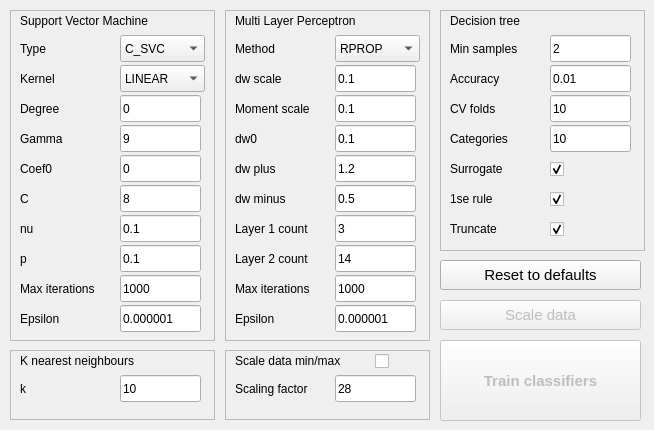
   <widget class="QWidget" name="trainingTab">
    <attribute name="title">
     <string>Training</string>
    </attribute>
    <widget class="QPushButton" name="trainButton">
     <property name="enabled">
      <bool>false</bool>
     </property>
     <property name="geometry">
      <rect>
       <x>440</x>
       <y>340</y>
       <width>201</width>
       <height>81</height>
      </rect>
     </property>
     <property name="font">
      <font>
       <pointsize>11</pointsize>
       <weight>75</weight>
       <bold>true</bold>
      </font>
     </property>
     <property name="text">
      <string>Train classifiers</string>
     </property>
    </widget>
    <widget class="QFrame" name="frame">
     <property name="geometry">
      <rect>
       <x>10</x>
       <y>10</y>
       <width>205</width>
       <height>331</height>
      </rect>
     </property>
     <property name="frameShape">
      <enum>QFrame::StyledPanel</enum>
     </property>
     <property name="frameShadow">
      <enum>QFrame::Raised</enum>
     </property>
     <widget class="QLabel" name="label_4">
      <property name="geometry">
       <rect>
        <x>10</x>
        <y>0</y>
        <width>171</width>
        <height>21</height>
       </rect>
      </property>
      <property name="text">
       <string>Support Vector Machine</string>
      </property>
     </widget>
     <widget class="QLabel" name="label_13">
      <property name="geometry">
       <rect>
        <x>10</x>
        <y>300</y>
        <width>67</width>
        <height>17</height>
       </rect>
      </property>
      <property name="text">
       <string>Epsilon</string>
      </property>
     </widget>
     <widget class="QLineEdit" name="SVMcoef0">
      <property name="geometry">
       <rect>
        <x>110</x>
        <y>145</y>
        <width>81</width>
        <height>27</height>
       </rect>
      </property>
      <property name="text">
       <string>0</string>
      </property>
     </widget>
     <widget class="QLabel" name="label_8">
      <property name="geometry">
       <rect>
        <x>10</x>
        <y>120</y>
        <width>67</width>
        <height>17</height>
       </rect>
      </property>
      <property name="text">
       <string>Gamma</string>
      </property>
     </widget>
     <widget class="QLabel" name="label_5">
      <property name="geometry">
       <rect>
        <x>10</x>
        <y>30</y>
        <width>81</width>
        <height>17</height>
       </rect>
      </property>
      <property name="text">
       <string>Type</string>
      </property>
     </widget>
     <widget class="QLineEdit" name="SVMiter">
      <property name="geometry">
       <rect>
        <x>110</x>
        <y>265</y>
        <width>81</width>
        <height>27</height>
       </rect>
      </property>
      <property name="text">
       <string>1000</string>
      </property>
     </widget>
     <widget class="QLabel" name="label_11">
      <property name="geometry">
       <rect>
        <x>10</x>
        <y>210</y>
        <width>67</width>
        <height>17</height>
       </rect>
      </property>
      <property name="text">
       <string>nu</string>
      </property>
     </widget>
     <widget class="QComboBox" name="SVMtype">
      <property name="geometry">
       <rect>
        <x>110</x>
        <y>25</y>
        <width>85</width>
        <height>27</height>
       </rect>
      </property>
      <property name="currentIndex">
       <number>0</number>
      </property>
      <item>
       <property name="text">
        <string>C_SVC</string>
       </property>
      </item>
      <item>
       <property name="text">
        <string>NU_SVC</string>
       </property>
      </item>
      <item>
       <property name="text">
        <string>EPS_SVR</string>
       </property>
      </item>
      <item>
       <property name="text">
        <string>NU_SVR</string>
       </property>
      </item>
     </widget>
     <widget class="QLabel" name="label_10">
      <property name="geometry">
       <rect>
        <x>10</x>
        <y>180</y>
        <width>67</width>
        <height>17</height>
       </rect>
      </property>
      <property name="text">
       <string>C</string>
      </property>
     </widget>
     <widget class="QLineEdit" name="SVMnu">
      <property name="geometry">
       <rect>
        <x>110</x>
        <y>205</y>
        <width>81</width>
        <height>27</height>
       </rect>
      </property>
      <property name="text">
       <string>0.1</string>
      </property>
     </widget>
     <widget class="QLabel" name="label_12">
      <property name="geometry">
       <rect>
        <x>10</x>
        <y>240</y>
        <width>67</width>
        <height>17</height>
       </rect>
      </property>
      <property name="text">
       <string>p</string>
      </property>
     </widget>
     <widget class="QLineEdit" name="SVMp">
      <property name="geometry">
       <rect>
        <x>110</x>
        <y>235</y>
        <width>81</width>
        <height>27</height>
       </rect>
      </property>
      <property name="text">
       <string>0.1</string>
      </property>
     </widget>
     <widget class="QLineEdit" name="SVMgamma">
      <property name="geometry">
       <rect>
        <x>110</x>
        <y>115</y>
        <width>81</width>
        <height>27</height>
       </rect>
      </property>
      <property name="text">
       <string>9</string>
      </property>
     </widget>
     <widget class="QLabel" name="label_14">
      <property name="geometry">
       <rect>
        <x>10</x>
        <y>270</y>
        <width>101</width>
        <height>17</height>
       </rect>
      </property>
      <property name="text">
       <string>Max iterations</string>
      </property>
     </widget>
     <widget class="QLineEdit" name="SVMdegree">
      <property name="geometry">
       <rect>
        <x>110</x>
        <y>85</y>
        <width>81</width>
        <height>27</height>
       </rect>
      </property>
      <property name="text">
       <string>0</string>
      </property>
     </widget>
     <widget class="QComboBox" name="SVMkernel">
      <property name="geometry">
       <rect>
        <x>110</x>
        <y>55</y>
        <width>85</width>
        <height>27</height>
       </rect>
      </property>
      <item>
       <property name="text">
        <string>LINEAR</string>
       </property>
      </item>
      <item>
       <property name="text">
        <string>POLY</string>
       </property>
      </item>
      <item>
       <property name="text">
        <string>RBF</string>
       </property>
      </item>
      <item>
       <property name="text">
        <string>SIGMOID</string>
       </property>
      </item>
     </widget>
     <widget class="QLabel" name="label_7">
      <property name="geometry">
       <rect>
        <x>10</x>
        <y>90</y>
        <width>67</width>
        <height>17</height>
       </rect>
      </property>
      <property name="text">
       <string>Degree</string>
      </property>
     </widget>
     <widget class="QLabel" name="label_9">
      <property name="enabled">
       <bool>true</bool>
      </property>
      <property name="geometry">
       <rect>
        <x>10</x>
        <y>150</y>
        <width>67</width>
        <height>17</height>
       </rect>
      </property>
      <property name="text">
       <string>Coef0</string>
      </property>
     </widget>
     <widget class="QLineEdit" name="SVMc">
      <property name="geometry">
       <rect>
        <x>110</x>
        <y>175</y>
        <width>81</width>
        <height>27</height>
       </rect>
      </property>
      <property name="text">
       <string>8</string>
      </property>
     </widget>
     <widget class="QLineEdit" name="SVMeps">
      <property name="geometry">
       <rect>
        <x>110</x>
        <y>295</y>
        <width>81</width>
        <height>27</height>
       </rect>
      </property>
      <property name="text">
       <string>0.000001</string>
      </property>
     </widget>
     <widget class="QLabel" name="label_6">
      <property name="geometry">
       <rect>
        <x>10</x>
        <y>60</y>
        <width>81</width>
        <height>17</height>
       </rect>
      </property>
      <property name="text">
       <string>Kernel</string>
      </property>
     </widget>
    </widget>
    <widget class="QFrame" name="frame_2">
     <property name="geometry">
      <rect>
       <x>225</x>
       <y>10</y>
       <width>205</width>
       <height>331</height>
      </rect>
     </property>
     <property name="frameShape">
      <enum>QFrame::StyledPanel</enum>
     </property>
     <property name="frameShadow">
      <enum>QFrame::Raised</enum>
     </property>
     <widget class="QLabel" name="label_26">
      <property name="geometry">
       <rect>
        <x>10</x>
        <y>0</y>
        <width>171</width>
        <height>21</height>
       </rect>
      </property>
      <property name="text">
       <string>Multi Layer Perceptron</string>
      </property>
     </widget>
     <widget class="QLabel" name="label_27">
      <property name="geometry">
       <rect>
        <x>10</x>
        <y>300</y>
        <width>67</width>
        <height>17</height>
       </rect>
      </property>
      <property name="text">
       <string>Epsilon</string>
      </property>
     </widget>
     <widget class="QLineEdit" name="MLPdwplus">
      <property name="geometry">
       <rect>
        <x>110</x>
        <y>145</y>
        <width>81</width>
        <height>27</height>
       </rect>
      </property>
      <property name="text">
       <string>1.2</string>
      </property>
     </widget>
     <widget class="QLabel" name="label_28">
      <property name="geometry">
       <rect>
        <x>10</x>
        <y>120</y>
        <width>67</width>
        <height>17</height>
       </rect>
      </property>
      <property name="text">
       <string>dw0</string>
      </property>
     </widget>
     <widget class="QLabel" name="label_29">
      <property name="geometry">
       <rect>
        <x>10</x>
        <y>30</y>
        <width>81</width>
        <height>17</height>
       </rect>
      </property>
      <property name="text">
       <string>Method</string>
      </property>
     </widget>
     <widget class="QLineEdit" name="MLPiter">
      <property name="geometry">
       <rect>
        <x>110</x>
        <y>265</y>
        <width>81</width>
        <height>27</height>
       </rect>
      </property>
      <property name="text">
       <string>1000</string>
      </property>
     </widget>
     <widget class="QLabel" name="label_30">
      <property name="geometry">
       <rect>
        <x>10</x>
        <y>210</y>
        <width>91</width>
        <height>17</height>
       </rect>
      </property>
      <property name="text">
       <string>Layer 1 count</string>
      </property>
     </widget>
     <widget class="QComboBox" name="MLPmethod">
      <property name="geometry">
       <rect>
        <x>110</x>
        <y>25</y>
        <width>85</width>
        <height>27</height>
       </rect>
      </property>
      <property name="currentIndex">
       <number>0</number>
      </property>
      <item>
       <property name="text">
        <string>RPROP</string>
       </property>
      </item>
      <item>
       <property name="text">
        <string>BACKPROP</string>
       </property>
      </item>
     </widget>
     <widget class="QLabel" name="label_31">
      <property name="geometry">
       <rect>
        <x>10</x>
        <y>180</y>
        <width>67</width>
        <height>17</height>
       </rect>
      </property>
      <property name="text">
       <string>dw minus</string>
      </property>
     </widget>
     <widget class="QLineEdit" name="MLPlayer1">
      <property name="geometry">
       <rect>
        <x>110</x>
        <y>205</y>
        <width>81</width>
        <height>27</height>
       </rect>
      </property>
      <property name="text">
       <string>3</string>
      </property>
     </widget>
     <widget class="QLabel" name="label_32">
      <property name="geometry">
       <rect>
        <x>10</x>
        <y>240</y>
        <width>91</width>
        <height>17</height>
       </rect>
      </property>
      <property name="text">
       <string>Layer 2 count</string>
      </property>
     </widget>
     <widget class="QLineEdit" name="MLPlayer2">
      <property name="geometry">
       <rect>
        <x>110</x>
        <y>235</y>
        <width>81</width>
        <height>27</height>
       </rect>
      </property>
      <property name="text">
       <string>14</string>
      </property>
     </widget>
     <widget class="QLineEdit" name="MLPdw0">
      <property name="geometry">
       <rect>
        <x>110</x>
        <y>115</y>
        <width>81</width>
        <height>27</height>
       </rect>
      </property>
      <property name="text">
       <string>0.1</string>
      </property>
     </widget>
     <widget class="QLabel" name="label_33">
      <property name="geometry">
       <rect>
        <x>10</x>
        <y>270</y>
        <width>101</width>
        <height>17</height>
       </rect>
      </property>
      <property name="text">
       <string>Max iterations</string>
      </property>
     </widget>
     <widget class="QLineEdit" name="MLPmomentscale">
      <property name="geometry">
       <rect>
        <x>110</x>
        <y>85</y>
        <width>81</width>
        <height>27</height>
       </rect>
      </property>
      <property name="text">
       <string>0.1</string>
      </property>
     </widget>
     <widget class="QLabel" name="label_34">
      <property name="geometry">
       <rect>
        <x>10</x>
        <y>90</y>
        <width>101</width>
        <height>17</height>
       </rect>
      </property>
      <property name="text">
       <string>Moment scale</string>
      </property>
     </widget>
     <widget class="QLabel" name="label_35">
      <property name="geometry">
       <rect>
        <x>10</x>
        <y>150</y>
        <width>67</width>
        <height>17</height>
       </rect>
      </property>
      <property name="text">
       <string>dw plus</string>
      </property>
     </widget>
     <widget class="QLineEdit" name="MLPdwminus">
      <property name="geometry">
       <rect>
        <x>110</x>
        <y>175</y>
        <width>81</width>
        <height>27</height>
       </rect>
      </property>
      <property name="text">
       <string>0.5</string>
      </property>
     </widget>
     <widget class="QLineEdit" name="MLPeps">
      <property name="geometry">
       <rect>
        <x>110</x>
        <y>295</y>
        <width>81</width>
        <height>27</height>
       </rect>
      </property>
      <property name="text">
       <string>0.000001</string>
      </property>
     </widget>
     <widget class="QLabel" name="label_36">
      <property name="geometry">
       <rect>
        <x>10</x>
        <y>60</y>
        <width>67</width>
        <height>17</height>
       </rect>
      </property>
      <property name="text">
       <string>dw scale</string>
      </property>
     </widget>
     <widget class="QLineEdit" name="MLPdwscale">
      <property name="geometry">
       <rect>
        <x>110</x>
        <y>55</y>
        <width>81</width>
        <height>27</height>
       </rect>
      </property>
      <property name="text">
       <string>0.1</string>
      </property>
     </widget>
    </widget>
    <widget class="QFrame" name="frame_3">
     <property name="geometry">
      <rect>
       <x>10</x>
       <y>350</y>
       <width>205</width>
       <height>70</height>
      </rect>
     </property>
     <property name="frameShape">
      <enum>QFrame::StyledPanel</enum>
     </property>
     <property name="frameShadow">
      <enum>QFrame::Raised</enum>
     </property>
     <widget class="QLabel" name="label_37">
      <property name="geometry">
       <rect>
        <x>10</x>
        <y>0</y>
        <width>171</width>
        <height>21</height>
       </rect>
      </property>
      <property name="text">
       <string>K nearest neighbours</string>
      </property>
     </widget>
     <widget class="QLabel" name="label_38">
      <property name="geometry">
       <rect>
        <x>10</x>
        <y>30</y>
        <width>67</width>
        <height>17</height>
       </rect>
      </property>
      <property name="text">
       <string>k</string>
      </property>
     </widget>
     <widget class="QLineEdit" name="k">
      <property name="geometry">
       <rect>
        <x>110</x>
        <y>25</y>
        <width>81</width>
        <height>27</height>
       </rect>
      </property>
      <property name="text">
       <string>10</string>
      </property>
     </widget>
    </widget>
    <widget class="QFrame" name="frame_4">
     <property name="geometry">
      <rect>
       <x>440</x>
       <y>10</y>
       <width>205</width>
       <height>241</height>
      </rect>
     </property>
     <property name="frameShape">
      <enum>QFrame::StyledPanel</enum>
     </property>
     <property name="frameShadow">
      <enum>QFrame::Raised</enum>
     </property>
     <widget class="QLabel" name="label_83">
      <property name="geometry">
       <rect>
        <x>10</x>
        <y>0</y>
        <width>171</width>
        <height>21</height>
       </rect>
      </property>
      <property name="text">
       <string>Decision tree</string>
      </property>
     </widget>
     <widget class="QLabel" name="label_85">
      <property name="geometry">
       <rect>
        <x>10</x>
        <y>120</y>
        <width>101</width>
        <height>17</height>
       </rect>
      </property>
      <property name="text">
       <string>Categories</string>
      </property>
     </widget>
     <widget class="QLabel" name="label_86">
      <property name="geometry">
       <rect>
        <x>10</x>
        <y>30</y>
        <width>101</width>
        <height>17</height>
       </rect>
      </property>
      <property name="text">
       <string>Min samples</string>
      </property>
     </widget>
     <widget class="QLabel" name="label_87">
      <property name="geometry">
       <rect>
        <x>10</x>
        <y>210</y>
        <width>67</width>
        <height>17</height>
       </rect>
      </property>
      <property name="text">
       <string>Truncate</string>
      </property>
     </widget>
     <widget class="QLabel" name="label_88">
      <property name="geometry">
       <rect>
        <x>10</x>
        <y>180</y>
        <width>67</width>
        <height>17</height>
       </rect>
      </property>
      <property name="text">
       <string>1se rule</string>
      </property>
     </widget>
     <widget class="QLineEdit" name="maxcategories">
      <property name="geometry">
       <rect>
        <x>110</x>
        <y>115</y>
        <width>81</width>
        <height>27</height>
       </rect>
      </property>
      <property name="text">
       <string>10</string>
      </property>
     </widget>
     <widget class="QLineEdit" name="cvfolds">
      <property name="geometry">
       <rect>
        <x>110</x>
        <y>85</y>
        <width>81</width>
        <height>27</height>
       </rect>
      </property>
      <property name="text">
       <string>10</string>
      </property>
     </widget>
     <widget class="QLabel" name="label_91">
      <property name="geometry">
       <rect>
        <x>10</x>
        <y>90</y>
        <width>67</width>
        <height>17</height>
       </rect>
      </property>
      <property name="text">
       <string>CV folds</string>
      </property>
     </widget>
     <widget class="QLabel" name="label_92">
      <property name="geometry">
       <rect>
        <x>10</x>
        <y>150</y>
        <width>67</width>
        <height>17</height>
       </rect>
      </property>
      <property name="text">
       <string>Surrogate</string>
      </property>
     </widget>
     <widget class="QLineEdit" name="minsamples">
      <property name="geometry">
       <rect>
        <x>110</x>
        <y>25</y>
        <width>81</width>
        <height>27</height>
       </rect>
      </property>
      <property name="text">
       <string>2</string>
      </property>
     </widget>
     <widget class="QLabel" name="label_93">
      <property name="geometry">
       <rect>
        <x>10</x>
        <y>60</y>
        <width>67</width>
        <height>17</height>
       </rect>
      </property>
      <property name="text">
       <string>Accuracy</string>
      </property>
     </widget>
     <widget class="QLineEdit" name="accuracy">
      <property name="geometry">
       <rect>
        <x>110</x>
        <y>55</y>
        <width>81</width>
        <height>27</height>
       </rect>
      </property>
      <property name="text">
       <string>0.01</string>
      </property>
     </widget>
     <widget class="QCheckBox" name="surrogate">
      <property name="geometry">
       <rect>
        <x>110</x>
        <y>148</y>
        <width>21</width>
        <height>22</height>
       </rect>
      </property>
      <property name="text">
       <string/>
      </property>
      <property name="checked">
       <bool>true</bool>
      </property>
      <property name="tristate">
       <bool>false</bool>
      </property>
     </widget>
     <widget class="QCheckBox" name="serule">
      <property name="geometry">
       <rect>
        <x>110</x>
        <y>178</y>
        <width>21</width>
        <height>22</height>
       </rect>
      </property>
      <property name="text">
       <string/>
      </property>
      <property name="checked">
       <bool>true</bool>
      </property>
     </widget>
     <widget class="QCheckBox" name="truncate">
      <property name="geometry">
       <rect>
        <x>110</x>
        <y>208</y>
        <width>21</width>
        <height>22</height>
       </rect>
      </property>
      <property name="text">
       <string/>
      </property>
      <property name="checked">
       <bool>true</bool>
      </property>
     </widget>
    </widget>
    <widget class="QFrame" name="frame_5">
     <property name="geometry">
      <rect>
       <x>225</x>
       <y>350</y>
       <width>205</width>
       <height>70</height>
      </rect>
     </property>
     <property name="frameShape">
      <enum>QFrame::StyledPanel</enum>
     </property>
     <property name="frameShadow">
      <enum>QFrame::Raised</enum>
     </property>
     <widget class="QLabel" name="label_41">
      <property name="geometry">
       <rect>
        <x>10</x>
        <y>0</y>
        <width>171</width>
        <height>21</height>
       </rect>
      </property>
      <property name="text">
       <string>Scale data min/max</string>
      </property>
     </widget>
     <widget class="QLabel" name="label_42">
      <property name="geometry">
       <rect>
        <x>10</x>
        <y>30</y>
        <width>101</width>
        <height>17</height>
       </rect>
      </property>
      <property name="text">
       <string>Scaling factor</string>
      </property>
     </widget>
     <widget class="QLineEdit" name="scaleFactor">
      <property name="geometry">
       <rect>
        <x>110</x>
        <y>25</y>
        <width>81</width>
        <height>27</height>
       </rect>
      </property>
      <property name="text">
       <string>28</string>
      </property>
     </widget>
     <widget class="QCheckBox" name="scaleMinMax">
      <property name="geometry">
       <rect>
        <x>150</x>
        <y>0</y>
        <width>21</width>
        <height>22</height>
       </rect>
      </property>
      <property name="text">
       <string/>
      </property>
      <property name="checked">
       <bool>false</bool>
      </property>
      <property name="tristate">
       <bool>false</bool>
      </property>
     </widget>
    </widget>
    <widget class="QPushButton" name="scaleButton">
     <property name="enabled">
      <bool>false</bool>
     </property>
     <property name="geometry">
      <rect>
       <x>440</x>
       <y>300</y>
       <width>201</width>
       <height>30</height>
      </rect>
     </property>
     <property name="font">
      <font>
       <pointsize>11</pointsize>
      </font>
     </property>
     <property name="text">
      <string>Scale data</string>
     </property>
    </widget>
    <widget class="QPushButton" name="resetToDefaults">
     <property name="enabled">
      <bool>true</bool>
     </property>
     <property name="geometry">
      <rect>
       <x>440</x>
       <y>260</y>
       <width>201</width>
       <height>30</height>
      </rect>
     </property>
     <property name="font">
      <font>
       <pointsize>11</pointsize>
      </font>
     </property>
     <property name="text">
      <string>Reset to defaults</string>
     </property>
    </widget>
   </widget>
